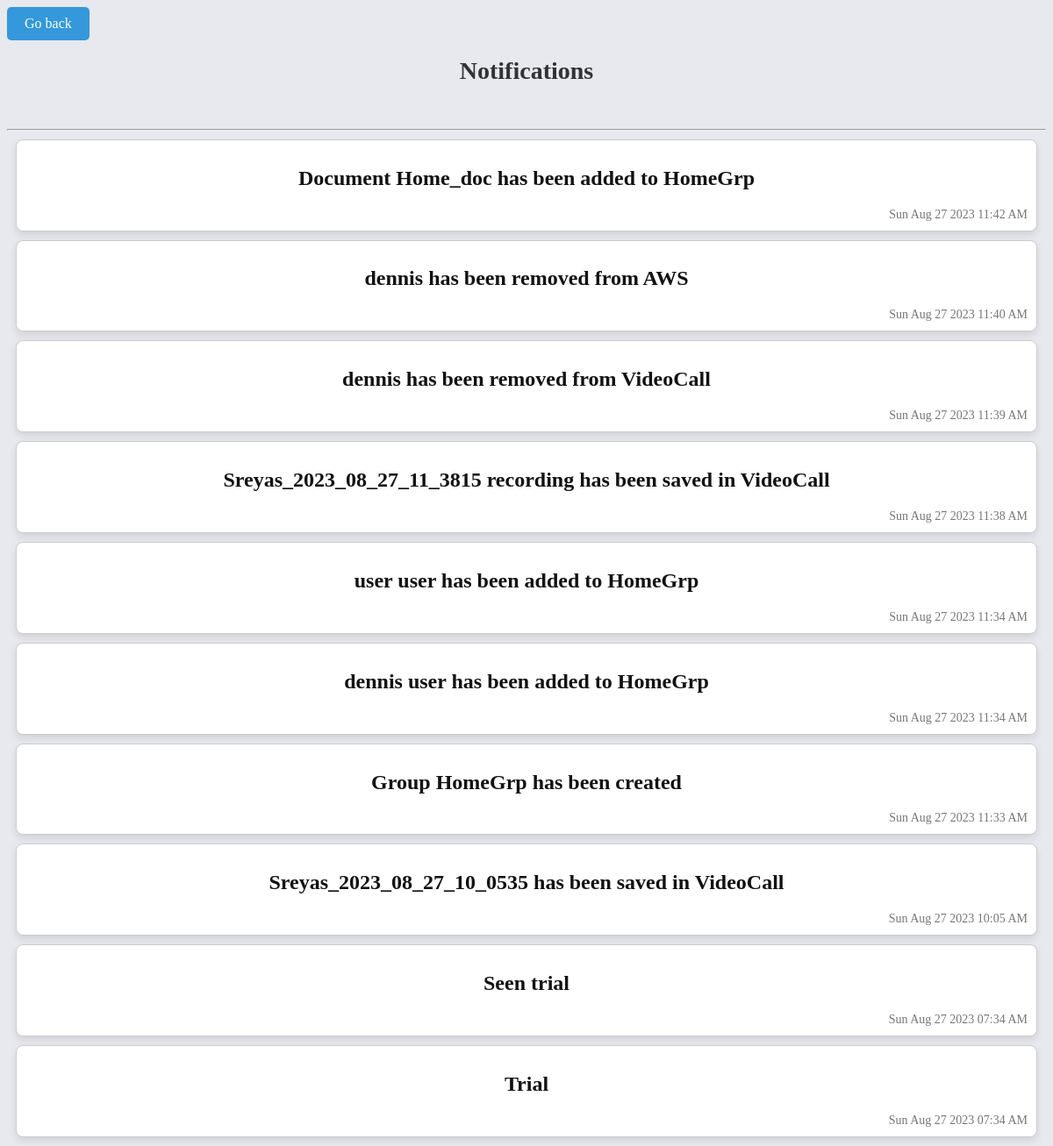
The page /notification/ (signed in) on the database as committed earlier.
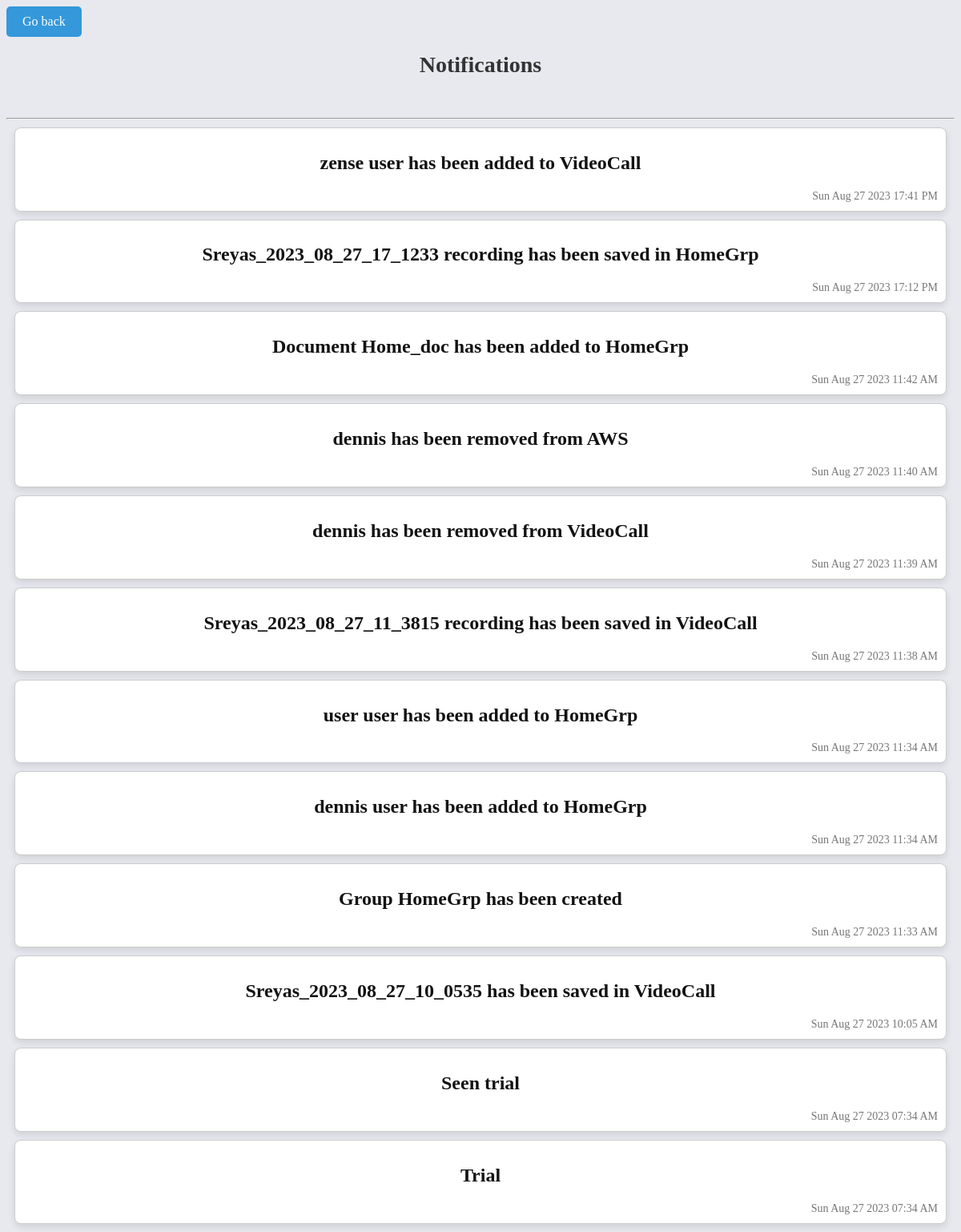
The same page on the database as committed later.
### videoCall/models.py (models this page shows, shortened)
class Notification(models.Model):
    description=models.TextField()
    seen=models.ManyToManyField(Profile,related_name='seen_notifications')
    created=models.DateTimeField(auto_now_add=True)
    profiles=models.ManyToManyField(Profile,related_name='all_notifications')
    class Meta:
        ordering = ['-created']

### videoCall/views.py (the view)
# urls.py: path('notification/',views.view_notifications,name='notification'),
def view_notifications(request):
    profile = Profile.objects.get(user=request.user)
    notifications = Notification.objects.filter(profiles=profile)
    unseen_notifications = []
    seen_notifications = []
    for notification in notifications:
        if profile in notification.seen.all():
            seen_notifications.append(notification)
        else:
            unseen_notifications.append(notification)
            notification.seen.add(profile)
    context = {
        'unseen_notifications': unseen_notifications,
        'seen_notifications': seen_notifications,
        'profile': profile,
    }
    return render(request, 'notifications.html', context)

### videoCall/templates/notifications.html (shortened to what this page needs)
{% extends 'layout.html' %}
{% block content %}
<a href="{{ request.META.HTTP_REFERER }}" class="goBack">Go back</a>
<h1 class="heading">Notifications</h1>
<hr>
{% for notification in seen_notifications %}
<div class="card-seen">
    <div class="card-body">
        <h2>{{ notification.description }}</h2>
        <div class="timestamp">{{ notification.created|date:"D M d Y" }} {{ notification.created|time:"H:i A" }}</div>
    </div>
</div>
{% endfor %}
{% endblock content %}

Rows that differ between the two databases and show on the page:
added Notification: description "zense user has been added to VideoCall", created "Sun Aug 27 2023", created "17:41 PM"
added Notification: description "Sreyas_2023_08_27_17_1233 recording has been saved in HomeGrp", created "Sun Aug 27 2023", created "17:12 PM"
